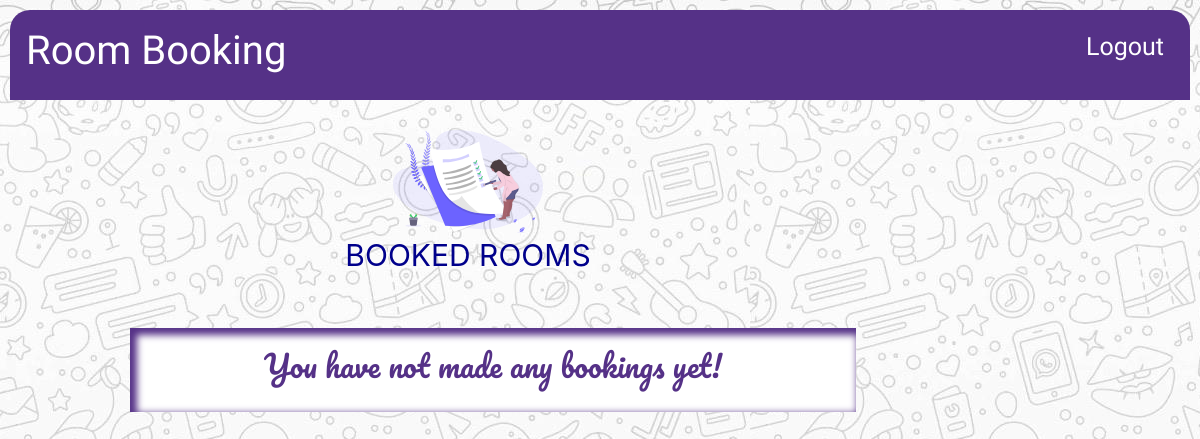
Page /viewBookings (signed in) on the earlier database version.
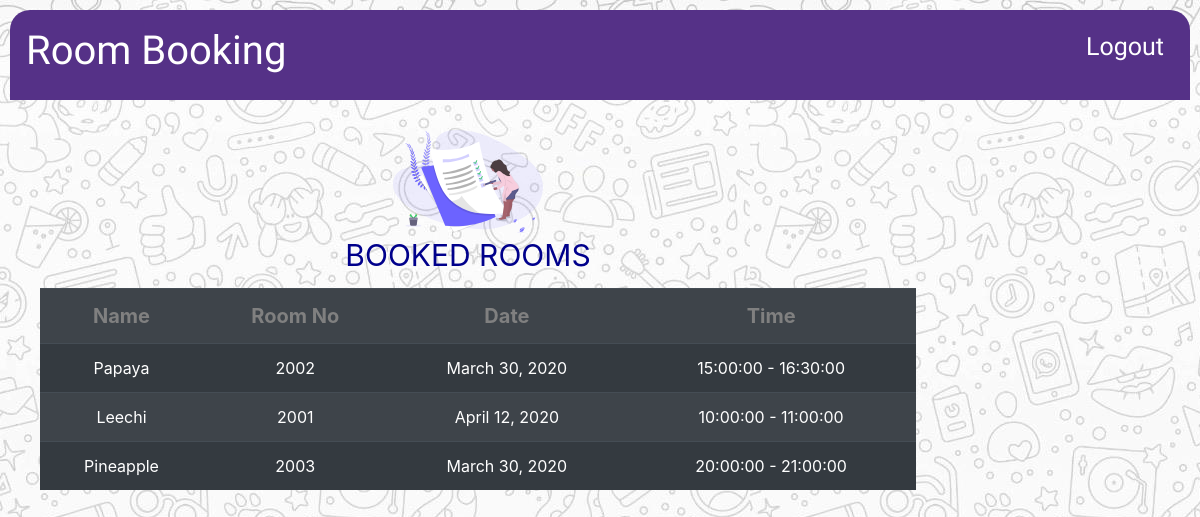
Same page on the later database version.
### RoomBooking/models.py (models this page shows, shortened)
class Guest(models.Model):
    user=models.ForeignKey(User,on_delete=models.CASCADE,default=None)
    Name=models.CharField(max_length=50,null=True)
    roomNo=models.IntegerField(default=None)
    Date=models.DateField(default=datetime.date.today,blank=True)
    Time=models.ForeignKey(Available,on_delete=models.CASCADE,default=None)

class Available(models.Model):
    roomNo=models.IntegerField(default=None)
    startTime=models.TimeField(default=datetime.time(0,0,0))
    endTime=models.TimeField(default=datetime.time(0,0,0))
    def __str__(self):
        return "%s - %s"%(str(self.startTime),str(self.endTime))

### RoomBooking/views.py (the view)
# urls.py: path('viewBookings', views.viewBookings, name='viewBookings'),
def viewBookings(request):
    instance=False
    currentUser=request.user
    instance=Guest.objects.filter(user=currentUser)
    return render(request,'../templates/viewBookings.html',{'instance':instance})

### RoomBooking/templates/viewBookings.html (shortened to what this page needs)
{%extends 'base.html'%}
{%load static%}
{%block content%}
<link rel="stylesheet" href="https://stackpath.bootstrapcdn.com/bootstrap/4.4.1/css/bootstrap.min.css">
<link rel="stylesheet" type="text/css" href="../static/css/bookingForm.css">
<div class='container'>
    <div class="list-container">
        <div class="img">
            <img class='img' src="{% static 'images/list1.svg'%}">
        </div>
        <span>BOOKED ROOMS</span>
        <div class='list'>
            <table class="table table-striped table-dark table-hover">
                {%if instance%}
                    <tr>
                        <th>Name</th>
                        <th>Room No</th>
                        <th>Date</th>
                        <th>Time</th>
                    </tr>
                    {%for i in instance%}
                    <tr>
                        <td>{{i.Name}}</td>
                        <td>{{i.roomNo}}</td>
                        <td>{{i.Date}}</td>
                        <td>{{i.Time}}</td>
                    </tr>
                    {%endfor%}
                {%else%}
                <div class="form-container">
                    <h5>You have not made any bookings yet!</h5>
                </div>
                {%endif%}
            </table>
        </div>
    </div>
</div>
{%endblock%}

Differences in the rows shown:
added Guest: Name "Papaya", roomNo "2002", Date "March 30, 2020", Time "15:00:00 - 16:30:00"
added Guest: Name "Leechi", roomNo "2001", Date "April 12, 2020", Time "10:00:00 - 11:00:00"
added Guest: Name "Pineapple", roomNo "2003", Date "March 30, 2020", Time "20:00:00 - 21:00:00"
Other differences:
text no longer shown: "You have not made any bookings yet!"
text now shown: "Name Room No Date Time"
